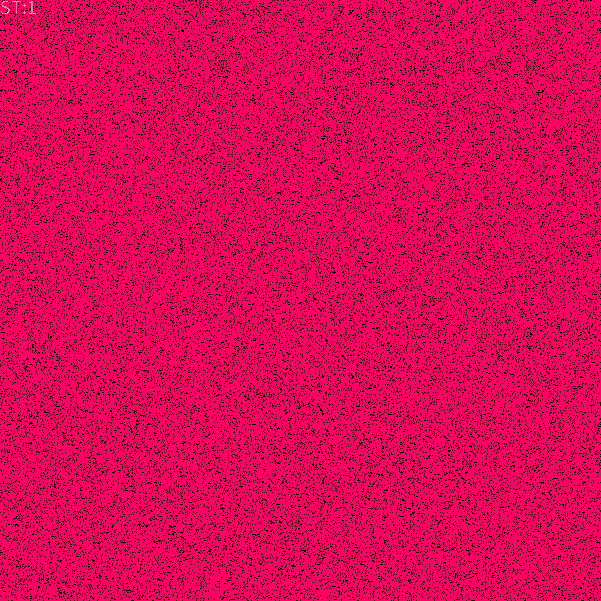
Frame 1 (no input)
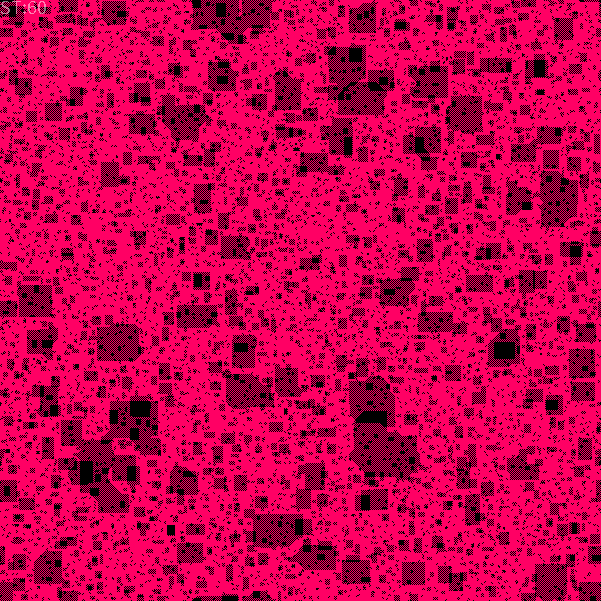
Frame 60 (the mouse pressed at the canvas centre just before this capture)
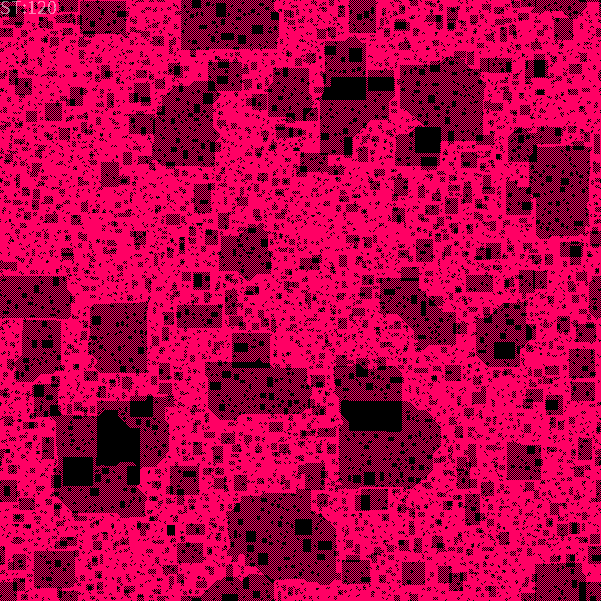
Frame 120 (the mouse held since frame 60 and released just before this capture)

The Processing sketch that drew these frames (run headless with seeded random() and noise(); from frame 60 on, the mouse is pressed at the canvas centre):

// Processing sketch: synchronic2Dminmax
// ── synchronic2Dminmax.pde
/// "Min Max neighbors":Not too many neighbors, but not too few 
/// TWO-dimensional, SYNCHRONOUS, von Neuman, deterministic cellular automaton
//-////////////////////////////////////////////////////////////////////////////

final int   WorldSide=601; //How many cells do we want in one line?
final float Dens=0.85;     //0.875;//0.5 or so also posible
final int   MinN=3;        //Minimal number of neighbors required
final int   MaxN=4;        //Maximal number of neighbors required

int[][] WorldOld=new int[WorldSide][WorldSide]; //We need two arrays for the old  
int[][] WorldNew=new int[WorldSide][WorldSide]; //and new state of the simulation

void setup()
{
  size(601,601);    //square window
  frameRate(999);  
  noSmooth();
  
  for(int i=0;i<WorldSide;i++) //Initialisation
    for(int j=0;j<WorldSide;j++) 
      if(random(1.0)<Dens)
        WorldOld[i][j]=1;
}

void visualisation()
{
  for(int i=0;i<WorldSide;i++)
    for(int j=0;j<WorldSide;j++)
    {
      if(WorldOld[i][j]>0) stroke(255,0,100);
      else           stroke(0);
      point(j,i);//the horizontal dimension of the array is the SECOND index
    }
}

int t=0; // is global

void draw() // modifies global t,WorldOld,WorldNew
{  
  visualisation();
  
  for(int i=0;i<WorldSide;i++) //Now the cellular automaton state change
  {
    //RULE - Not too many neighbors
    int right = (i+1) % WorldSide;          
    int left  = (WorldSide+i-1) % WorldSide;
   
    for(int j=0;j<WorldSide;j++) 
    {
      int dw=(j+1) % WorldSide;   
      int up=(WorldSide+j-1) % WorldSide;
     
      int live=( WorldOld[left][j]
              +  WorldOld[right][j]
              +  WorldOld[i][up]
              +  WorldOld[i][dw]             
              );
    
      WorldNew[i][j]=(MinN <= live && live <=MaxN ? 1:0 ); //New state 
   }
  }
   
  //Swap the arrays
  int[][] WorldTmp=WorldOld;
  WorldOld=WorldNew;
  WorldNew=WorldTmp;
 
  t++; //The next generation/step/year
  fill(255,128);
  textSize(20);textAlign(LEFT,TOP);text("ST:"+t,0,0);
}

//https://github.com/borkowsk/bookProcessingEN/tree/main/08_2D_cellular/_synchronic/
/*
         int live = (WorldOld[left][j]>0 ?1:0)
                 +  (WorldOld[right][j]>0 ?1:0)
                 +  (WorldOld[i][up]>0 ?1:0)
                 +  (WorldOld[i][dw]>0 ?1:0)             
                 ;
*/
/// @date 2024-11-29 (revived)
